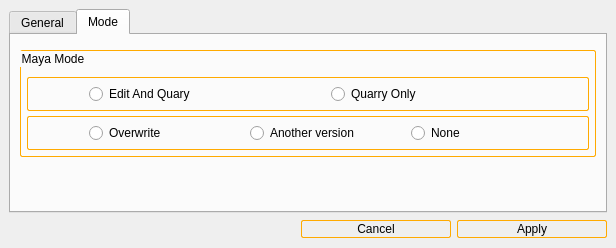
<?xml version="1.0" encoding="UTF-8"?>
<ui version="4.0">
 <class>MainWindow_preference</class>
 <widget class="QMainWindow" name="MainWindow_preference">
  <property name="geometry">
   <rect>
    <x>0</x>
    <y>0</y>
    <width>616</width>
    <height>248</height>
   </rect>
  </property>
  <property name="windowTitle">
   <string>MainWindow</string>
  </property>
  <property name="styleSheet">
   <string notr="true">/* ==============================================
                QWidget
=============================================== */
QWidget
{
                font: 10pt &quot;Arial&quot;;
}
/* ==============================================
                QLineEdit
=============================================== */
QLineEdit
{
                padding: 1px;
                border: 1px solid #ffaa00;
                border-radius: 2px;
}
 
QLineEdit::hover
{
                border: 1px solid #55aaff;
}
 
/* ==============================================
                QPushButton
=============================================== */
QPushButton
{
                padding: 1px;
                border: 1px solid #ffaa00;
                border-radius: 2px;        
 
}
 
QPushButton::menu-indicator:open
{
                position: relative;          
                top: 2px; left: 2px;
}
QPushButton::hover
{
                border: 1px solid #55aaff;
}
/* ==============================================
                QLabel
=============================================== */
QLabel
{
                padding: 1px;
                border: 1px solid #ffaa00;
                border-radius: 2px;
}
 
QLabel::hover
{
                border: 1px solid #55aaff;
}
/* ==============================================
                QTreeWidget
=============================================== */
QTreeWidget
{
                padding: 1px;
                border: 1px solid #ffaa00;
                border-radius: 2px;
}
 
QTreeWidget::hover
{
                border: 1px solid #55aaff;
}
/* ==============================================
                QGroupBox
=============================================== */
QGroupBox
{
                padding: 1px;
                border: 1px solid #ffaa00;
                border-radius: 2px;
}
 
QGroupBox::hover
{
                border: 1px solid #55aaff;
}
/* ==============================================
                QProgressBar
=============================================== */
QProgressBar::hover
{
                border: 1px solid #55aaff;
}
/* ==============================================
                QTextEdit
=============================================== */
QTextEdit
{
                padding: 1px;
                border: 1px solid #ffaa00;
                border-radius: 2px;
}
 
QLabel::hover
{
                border: 1px solid #55aaff;
}</string>
  </property>
  <widget class="QWidget" name="centralwidget_preference">
   <layout class="QVBoxLayout" name="verticalLayout_preference">
    <item>
     <widget class="QTabWidget" name="tabWidget_preference">
      <property name="currentIndex">
       <number>1</number>
      </property>
      <widget class="QWidget" name="tab_general">
       <attribute name="title">
        <string>General</string>
       </attribute>
       <layout class="QVBoxLayout" name="verticalLayout_general">
        <item>
         <widget class="QGroupBox" name="groupBox_versions">
          <property name="sizePolicy">
           <sizepolicy hsizetype="Preferred" vsizetype="Fixed">
            <horstretch>0</horstretch>
            <verstretch>0</verstretch>
           </sizepolicy>
          </property>
          <property name="title">
           <string>Maya Versions</string>
          </property>
          <layout class="QVBoxLayout" name="verticalLayout_versions">
           <property name="spacing">
            <number>5</number>
           </property>
           <property name="leftMargin">
            <number>5</number>
           </property>
           <property name="topMargin">
            <number>15</number>
           </property>
           <property name="rightMargin">
            <number>5</number>
           </property>
           <property name="bottomMargin">
            <number>5</number>
           </property>
           <item>
            <layout class="QGridLayout" name="gridLayout_versions">
             <property name="leftMargin">
              <number>40</number>
             </property>
             <property name="topMargin">
              <number>10</number>
             </property>
             <property name="rightMargin">
              <number>10</number>
             </property>
             <property name="bottomMargin">
              <number>10</number>
             </property>
             <property name="horizontalSpacing">
              <number>10</number>
             </property>
             <property name="verticalSpacing">
              <number>15</number>
             </property>
             <item row="0" column="0">
              <widget class="QRadioButton" name="radioButton_maya2009">
               <property name="text">
                <string>Maya 2009</string>
               </property>
              </widget>
             </item>
             <item row="0" column="1">
              <widget class="QRadioButton" name="radioButton_maya2010">
               <property name="text">
                <string>Maya 2010</string>
               </property>
              </widget>
             </item>
             <item row="0" column="2">
              <widget class="QRadioButton" name="radioButton_maya2011">
               <property name="text">
                <string>Maya 2011</string>
               </property>
              </widget>
             </item>
             <item row="0" column="3">
              <widget class="QRadioButton" name="radioButton_maya2012">
               <property name="text">
                <string>Maya 2012</string>
               </property>
              </widget>
             </item>
             <item row="1" column="0">
              <widget class="QRadioButton" name="radioButton_maya2013">
               <property name="text">
                <string>Maya 2013</string>
               </property>
              </widget>
             </item>
             <item row="1" column="1">
              <widget class="QRadioButton" name="radioButton_maya2014">
               <property name="enabled">
                <bool>true</bool>
               </property>
               <property name="text">
                <string>Maya 2014</string>
               </property>
              </widget>
             </item>
             <item row="1" column="2">
              <widget class="QRadioButton" name="radioButton_maya2015">
               <property name="text">
                <string>Maya 2015</string>
               </property>
              </widget>
             </item>
             <item row="1" column="3">
              <widget class="QRadioButton" name="radioButton_maya2016">
               <property name="text">
                <string>Maya 2016</string>
               </property>
              </widget>
             </item>
            </layout>
           </item>
          </layout>
         </widget>
        </item>
        <item>
         <widget class="QGroupBox" name="groupBox_directory">
          <property name="sizePolicy">
           <sizepolicy hsizetype="Preferred" vsizetype="Fixed">
            <horstretch>0</horstretch>
            <verstretch>0</verstretch>
           </sizepolicy>
          </property>
          <layout class="QHBoxLayout" name="horizontalLayout_directory">
           <property name="margin">
            <number>5</number>
           </property>
           <item>
            <widget class="QLabel" name="label_directory">
             <property name="sizePolicy">
              <sizepolicy hsizetype="Preferred" vsizetype="Fixed">
               <horstretch>0</horstretch>
               <verstretch>0</verstretch>
              </sizepolicy>
             </property>
             <property name="text">
              <string>Maya Directory</string>
             </property>
            </widget>
           </item>
           <item>
            <widget class="QLineEdit" name="lineEdit_directory"/>
           </item>
           <item>
            <widget class="QPushButton" name="button_directory">
             <property name="text">
              <string>.....</string>
             </property>
            </widget>
           </item>
          </layout>
         </widget>
        </item>
       </layout>
      </widget>
      <widget class="QWidget" name="tab_mode">
       <attribute name="title">
        <string>Mode</string>
       </attribute>
       <layout class="QVBoxLayout" name="verticalLayout_tabMode">
        <property name="topMargin">
         <number>15</number>
        </property>
        <item>
         <widget class="QGroupBox" name="groupBox_mode">
          <property name="sizePolicy">
           <sizepolicy hsizetype="Preferred" vsizetype="Fixed">
            <horstretch>0</horstretch>
            <verstretch>0</verstretch>
           </sizepolicy>
          </property>
          <property name="title">
           <string>Maya Mode</string>
          </property>
          <layout class="QVBoxLayout" name="verticalLayout_mode">
           <property name="spacing">
            <number>5</number>
           </property>
           <property name="leftMargin">
            <number>5</number>
           </property>
           <property name="topMargin">
            <number>25</number>
           </property>
           <property name="rightMargin">
            <number>5</number>
           </property>
           <property name="bottomMargin">
            <number>5</number>
           </property>
           <item>
            <widget class="QGroupBox" name="groupBox_modeType">
             <layout class="QHBoxLayout" name="horizontalLayout_modeType">
              <property name="spacing">
               <number>0</number>
              </property>
              <property name="leftMargin">
               <number>60</number>
              </property>
              <property name="topMargin">
               <number>5</number>
              </property>
              <property name="rightMargin">
               <number>15</number>
              </property>
              <property name="bottomMargin">
               <number>5</number>
              </property>
              <item>
               <widget class="QRadioButton" name="radioButton_edit">
                <property name="text">
                 <string>Edit And Quary</string>
                </property>
               </widget>
              </item>
              <item>
               <widget class="QRadioButton" name="radioButton_quarry">
                <property name="text">
                 <string>Quarry Only</string>
                </property>
               </widget>
              </item>
             </layout>
            </widget>
           </item>
           <item>
            <widget class="QGroupBox" name="groupBox_type">
             <layout class="QHBoxLayout" name="horizontalLayout_type">
              <property name="spacing">
               <number>0</number>
              </property>
              <property name="leftMargin">
               <number>60</number>
              </property>
              <property name="topMargin">
               <number>5</number>
              </property>
              <property name="rightMargin">
               <number>15</number>
              </property>
              <property name="bottomMargin">
               <number>5</number>
              </property>
              <item>
               <widget class="QRadioButton" name="radioButton_overwrite">
                <property name="text">
                 <string>Overwrite</string>
                </property>
               </widget>
              </item>
              <item>
               <widget class="QRadioButton" name="radioButton_version">
                <property name="text">
                 <string>Another version</string>
                </property>
               </widget>
              </item>
              <item>
               <widget class="QRadioButton" name="radioButton_none">
                <property name="text">
                 <string>None</string>
                </property>
               </widget>
              </item>
             </layout>
            </widget>
           </item>
          </layout>
         </widget>
        </item>
        <item>
         <spacer name="verticalSpacer">
          <property name="orientation">
           <enum>Qt::Vertical</enum>
          </property>
          <property name="sizeHint" stdset="0">
           <size>
            <width>20</width>
            <height>40</height>
           </size>
          </property>
         </spacer>
        </item>
       </layout>
      </widget>
     </widget>
    </item>
    <item>
     <layout class="QHBoxLayout" name="horizontalLayout_apply">
      <item>
       <spacer name="horizontalSpacer">
        <property name="orientation">
         <enum>Qt::Horizontal</enum>
        </property>
        <property name="sizeHint" stdset="0">
         <size>
          <width>40</width>
          <height>20</height>
         </size>
        </property>
       </spacer>
      </item>
      <item>
       <widget class="QPushButton" name="button_cancel">
        <property name="minimumSize">
         <size>
          <width>150</width>
          <height>0</height>
         </size>
        </property>
        <property name="text">
         <string>Cancel</string>
        </property>
       </widget>
      </item>
      <item>
       <widget class="QPushButton" name="button_apply">
        <property name="minimumSize">
         <size>
          <width>150</width>
          <height>0</height>
         </size>
        </property>
        <property name="text">
         <string>Apply</string>
        </property>
       </widget>
      </item>
     </layout>
    </item>
   </layout>
  </widget>
 </widget>
 <resources/>
 <connections/>
</ui>
